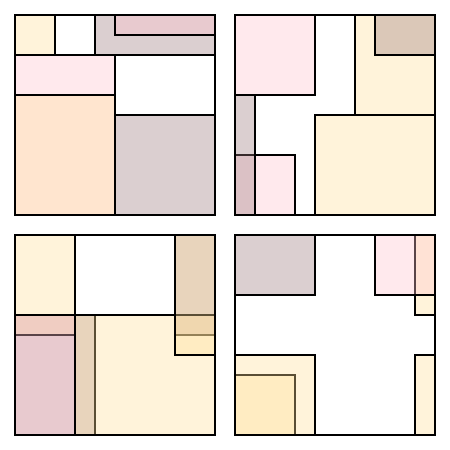
Frame 1 (no input)
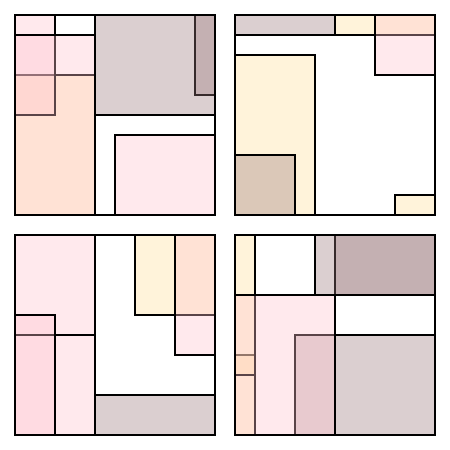
Frame 2 (the mouse pressed at the canvas centre, redrawn once)

The p5.js sketch that drew these frames (run headless with seeded random() and noise() and a simulated clock; the mouse was pressed at the canvas centre and the sketch redrawn once):

// p5.js sketch
// ── sketch.js
// Padding around the canvas.
var padding = 15

// Number of squares per row/column
var row = 2
var gap = 20

// Size of grid cells (cellSize x cellSize).
var cellSize = 200
var gridSize = (cellSize * row) + (padding * 2) + (gap*(row - 1))

// Probability of drawing an inner rectangle.
var chance = 0.6

// Number of inner rectangles
var c = 10

// Extent the square can shift from center
var shiftLimit = 1

var shades = ['#FEDC97', '#98777B', '#FFC1CC', '#65000B']

function setup() {
  createCanvas(gridSize, gridSize)
  rectMode(CORNER)
  angleMode(DEGREES)
  strokeWeight(2)
  noLoop()
  frameRate(2)
}

function draw() {
  background(255)
  for (var y = padding; y < height - 2 * padding; y += cellSize + gap) {
    for (var x = padding; x < width - 2 * padding; x += cellSize + gap) {
      drawCell(x, y)
    }
  }
}

function drawCell(x, y) {
  push()
  translate(x, y)
  noFill()
  rect(0, 0, cellSize, cellSize)
  for (let i = 0; i < 6; ++i) { 
    var col = color(shades[floor(random(3)) + 0])
    col.setAlpha(90)
    fill(col)
    var rx = (floor(random(120)) + 30)
    rx = rx - (rx%20)
    var ry = (floor(random(100)) + 30)
    ry = ry - (ry%20)
    if (i%4 == 0)
      rect(0, rx, ry, cellSize - rx)
    if (i%4 == 1)
      rect(cellSize - rx, 0, rx, ry)
    if (i%4 ==2)
      rect(0, 0, ry, rx)
    if (i%4 == 3)
      rect(cellSize - rx, cellSize - ry, rx, ry)
  }
  pop()
}
